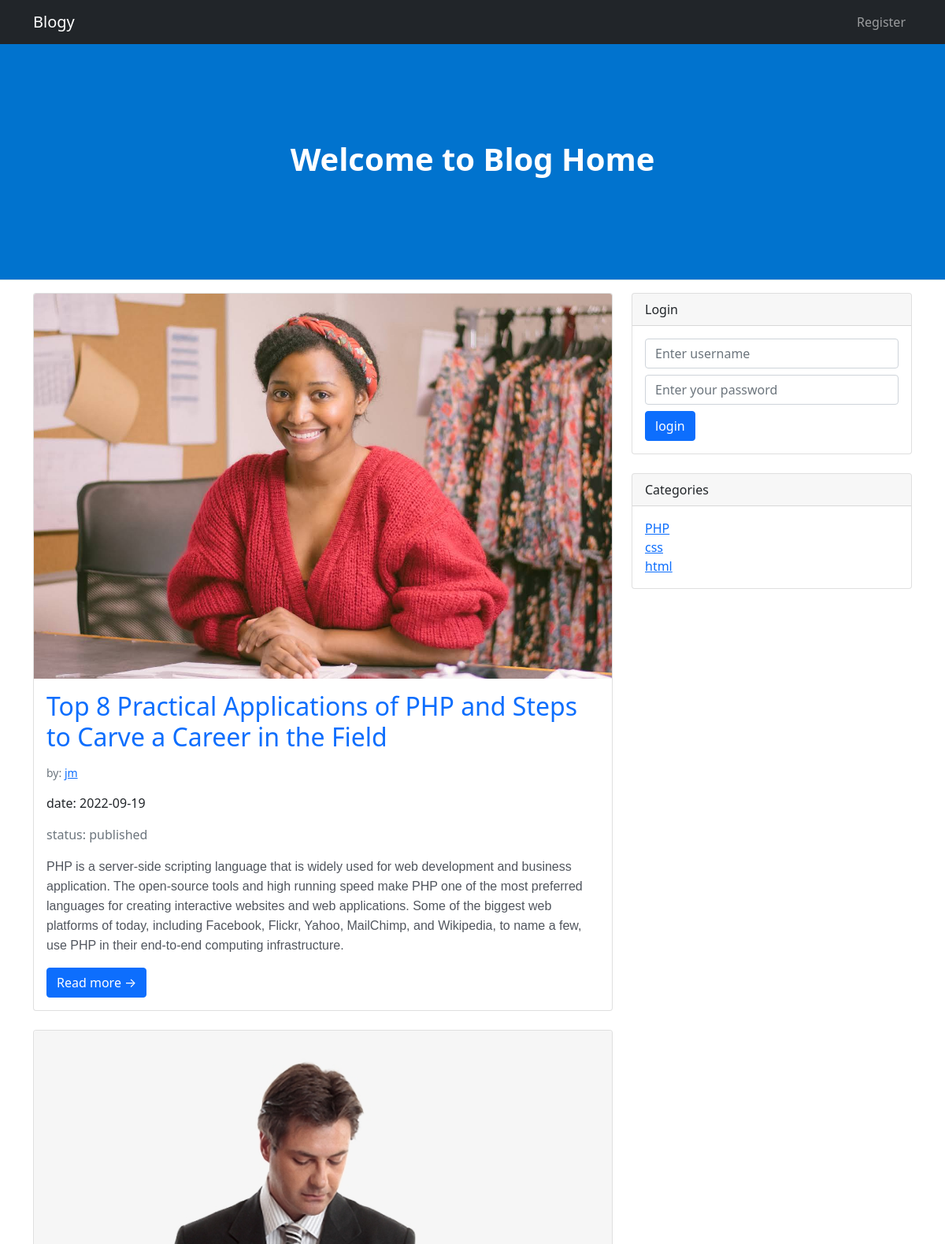
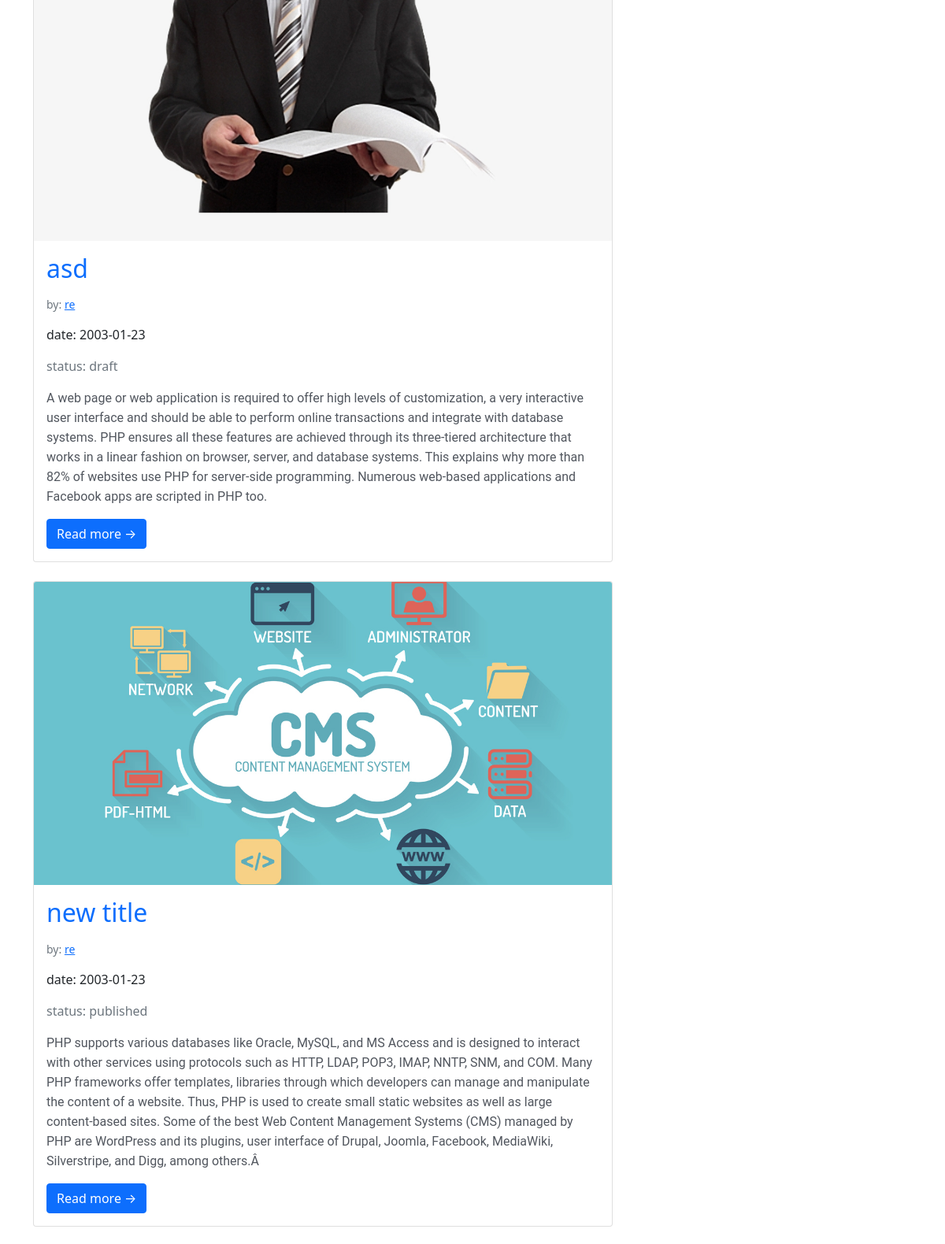
The app's page /category.php?category=1 (upper part) with its own data (2 pictures, top to bottom).
### tables this page shows
CREATE TABLE IF NOT EXISTS `posts` (
  `post_id` int(3) NOT NULL AUTO_INCREMENT,
  `post_cat_id` int(3) NOT NULL,
  `post_title` varchar(255) NOT NULL,
  `post_author` varchar(255) DEFAULT NULL,
  `post_user` varchar(11) NOT NULL,
  `post_date` date NOT NULL,
  `post_image` text NOT NULL,
  `post_content` text NOT NULL,
  `post_tags` varchar(255) NOT NULL,
  `post_comment_count` int(11) NOT NULL DEFAULT '0',
  `post_status` varchar(255) NOT NULL DEFAULT 'draft',
  `post_view_count` int(11) NOT NULL DEFAULT '0',
  PRIMARY KEY (`post_id`)
);

CREATE TABLE IF NOT EXISTS `categories` (
  `cat_id` int(3) NOT NULL AUTO_INCREMENT,
  `cat_title` varchar(255) NOT NULL,
  PRIMARY KEY (`cat_id`)
);

### category.php (the view, shortened to what this page needs)
<?php include './inc/header.php';
include './inc/db.php' ?>
<?php include './inc/navbar.php' ?>
<header class="border-bottom py-5 mb-3 d-flex justify-content-center align-items-center" style="
    background-color: #0173ce;
    height: 300px;
">
    <div class="container">
        <div class="text-center">
            <h1 class="fw-bolder text-white align-center">Welcome to Blog Home</h1>
        </div>
    </div>
</header>
<div class="container">
    <div class="row">
        <div class="col-lg-8">
            <?php
            if (isset($_GET['category'])) {
                $post_category_id = $_GET['category'];
            }
            $query = "SELECT * FROM posts WHERE post_cat_id = $post_category_id";
            $stat = $conn->query($query);
            $result = $stat->fetchAll(PDO::FETCH_ASSOC);
            ?>
            <?php if (empty($result)) : ?>
                <h2 class="text-center">there is no article !</h2>
            <?php else : ?>
                <?php foreach ($result as $post) : ?>
                    <?php
                    $post_id = $post['post_id'];
                    $post_title = $post['post_title'];
                    $post_user = $post['post_user'];
                    $post_date = $post['post_date'];
                    $post_image = $post['post_image'];
                    $post_content = $post['post_content'];
                    $post_status = $post['post_status'];
                    ?>
                    <div class="card mb-4 bordered">
                        <a href="post.php?p_id=<?= $post_id ?>"><img class="card-img-top" src="./images/<?= $post_image ?>" alt="..." /></a>
                        <div class="card-body">
                            <a href="post.php?p_id=<?= $post_id ?>" class="card-title h2 mb-3 text-decoration-none"><?= $post_title ?></a>
                            <div class="small text-muted mb-3 mt-3">by: <a href="author_posts.php?author=<?= $post_user ?>&p_id=<?= $post_id ?>"><?= $post_user ?></a></div>
                            <p class="card-text">date: <?= $post_date ?></p>
                            <p class="card-text text-secondary">status: <?= $post_status ?></p>
                            <p href="#" class="card-text p d-block mb-3 text-decoration-none"><?= $post_content ?></p>
                            <a class="btn btn-primary" href="post.php?p_id=<?= $post_id ?>">Read more →</a>
                        </div>
                    </div>
                <?php endforeach; ?>
            <?php endif ?>
        </div>
        <?php include './inc/sidebar.php' ?>
    </div>
</div>
</div>
<?php include './inc/footer.php' ?>

### inc/sidebar.php
<div class="col-lg-4">
    <div class="card mb-4">
        <form action="inc/login.php" method="post">
            <div class="card-header">Login</div>
            <?php if (isset($_SESSION['user_role'])) : ?>
                <div class="card-body">
                    <h4>Hello <?= $_SESSION['username'] ?></h4>
                    <a href="inc/logout.php" class="btn btn-primary">Logout</a>
                </div>
            <?php else : ?>
                <div class="card-body">
                    <div class="input-group">
                        <input class="form-control mb-2" type="text" placeholder="Enter username" name="username" />
                    </div>
                    <div class="input-group">
                        <input class="form-control mb-2" type="password" placeholder="Enter your password" name="password" />
                    </div>
                    <button class="btn btn-primary" name="login" type="submit">login</button>
                </div>
            <?php endif; ?>
        </form>
    </div>
    <div class="card mb-4">
        <div class="card-header">Categories</div>
        <div class="card-body">
            <div class="row">
                <div class="col-sm-6">
                    <ul class="list-unstyled mb-0">
                        <?php
                        $query = "SELECT * FROM categories";
                        $stat = $conn->query($query);
                        $result = $stat->fetchAll(PDO::FETCH_ASSOC);
                        ?>
                        <?php foreach ($result as $item) : ?>
                            <?php
                            $cat_id = $item['cat_id'];
                            $cat_title = $item['cat_title'];
                            ?>
                            <li><a href="category.php?category=<?= $cat_id ?>"><?= $cat_title ?></a></li>
                        <?php endforeach; ?>
                    </ul>
                </div>
            </div>
        </div>
    </div>

### records on screen
posts: post_image (picture), post_title "Top 8 Practical Applications of PHP and Steps to Carve a Career in the Field", post_user "jm", post_date "2022-09-19", post_status "published", post_content "PHP is a server-side scripting language that is widely used for web development and business application. The open-source tools and high running speed make PHP one of the most preferred languages for creating interactive websites and web applications. Some of the biggest web platforms of today, including Facebook, Flickr, Yahoo, MailChimp, and Wikipedia, to name a few, use PHP in their end-to-end computing infrastructure."
posts: post_image (picture), post_title "asd", post_user "re", post_date "2003-01-23", post_status "draft", post_content "A web page or web application is required to offer high levels of customization, a very interactive user interface and should be able to perform online transactions and integrate with database systems. PHP ensures all these features are achieved through its three-tiered architecture that works in a linear fashion on browser, server, and database systems. This explains why more than 82% of websites use PHP for server-side programming. Numerous web-based applications and Facebook apps are scripted in PHP too."
posts: post_image (picture), post_title "new title", post_user "re", post_date "2003-01-23", post_status "published", post_content "PHP supports various databases like Oracle, MySQL, and MS Access and is designed to interact with other services using protocols such as HTTP, LDAP, POP3, IMAP, NNTP, SNM, and COM. Many PHP frameworks offer templates, libraries through which developers can manage and manipulate the content of a website. Thus, PHP is used to create small static websites as well as large content-based sites. Some of the best Web Content Management Systems (CMS) managed by PHP are WordPress and its plugins, user interface of Drupal, Joomla, Facebook, MediaWiki, Silverstripe, and Digg, among others.Â"
categories: cat_title "PHP"
categories: cat_title "css"
categories: cat_title "html"
